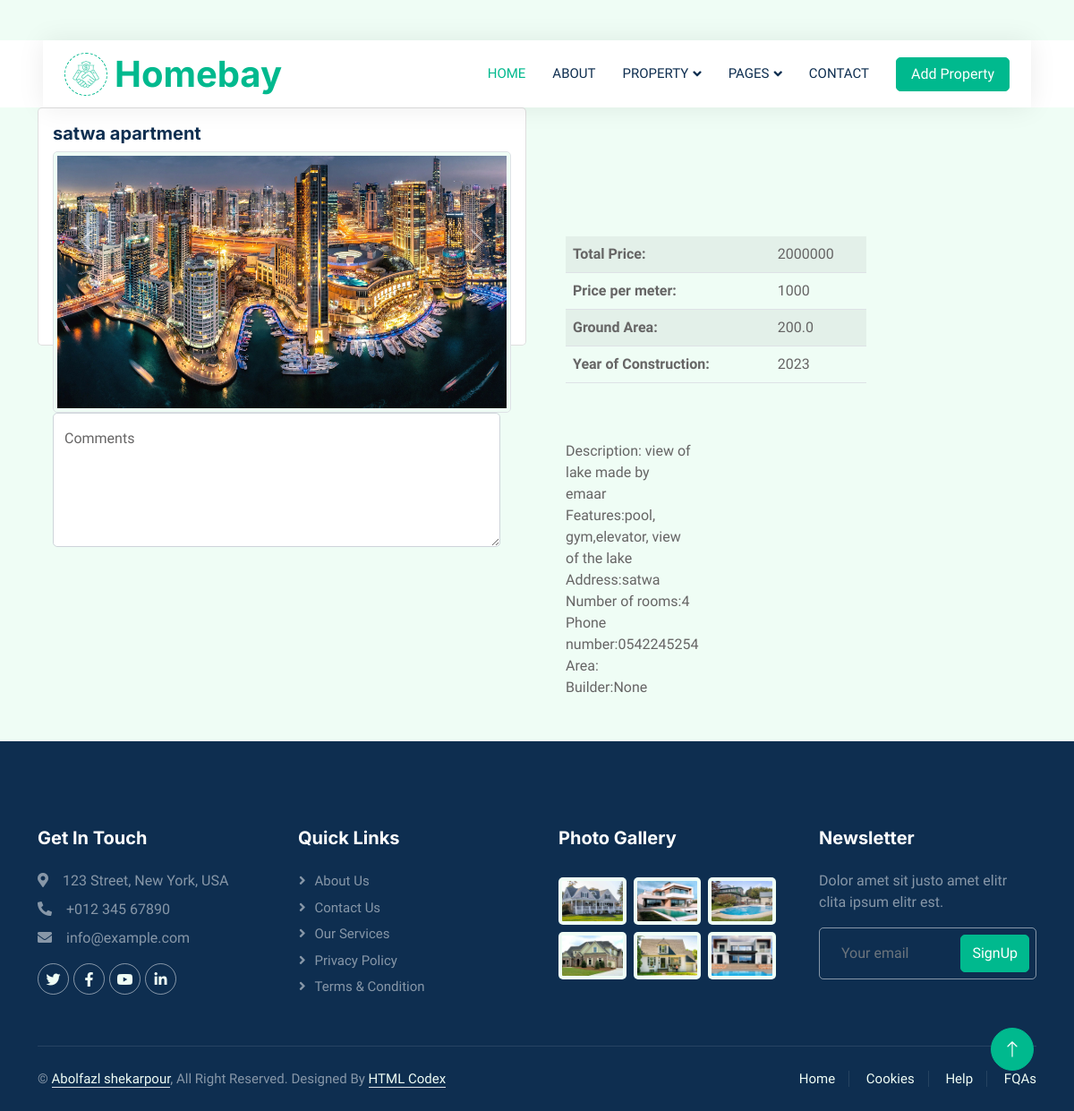
Page /detail/5/ on the committed database.
### RealState/models.py (models this page shows, shortened)
class Property(models.Model):
    title = models.CharField(max_length=200)
    description = models.TextField( max_length=2000)
    address = models.TextField(max_length=300)
    phone_number = models.CharField(max_length=10)
    Year_of_Construction= models.DecimalField(max_digits=4,decimal_places=0)
    Number_of_rooms= models.DecimalField(max_digits=2 ,decimal_places=0)
    Ground_Area=models.FloatField()
    Features=models.TextField(max_length=4000)
    Total_Price=models.DecimalField(max_digits=14,decimal_places=0)
    Price_per_meter=models.DecimalField(max_digits=14,decimal_places=0)
    area = models.ForeignKey(Area,on_delete=models.CASCADE)
    Builder = models.ForeignKey(Builder,on_delete=models.CASCADE,null=True, blank=True , related_name='builder')
    Bathroom = models.DecimalField(max_digits=2 ,decimal_places=0,default=0)
    class Meta:
        ordering = ['id']

class Property_Images(models.Model):
    picture = models.ImageField(null=True, blank=True , upload_to ='images')
    property = models.ForeignKey(Property,on_delete=models.CASCADE , related_name='pictures')

### RealState/views.py (the view)
# urls.py: path('detail/<int:pk>/', detail , name='detail'),
def detail(request,pk=None):
    property = get_object_or_404(Property , pk=pk)
    return render(request, 'detail.html',{'property': property})

### RealState/templates/detail.html (shortened to what this page needs)
{% extends 'base.html' %}
{% load humanize %}
{% block content %}
<section class="properties">
    <div class="container">
        <div class="row">
            <div class="col-md-6">
                <div class="card property-card">
                    <div class="card-body">
                        <h5 class="card-title">{{ property.title }}</h5>
                        <div id="propertyImageCarousel" class="carousel slide" data-bs-ride="carousel" style="width: 100%; height: 200px;">
                            <div class="carousel-inner">
                                {% for image in property.pictures.all %}
                                    <div class="carousel-item{% if forloop.first %} active{% endif %}">
                                        <img src="{{ image.picture.url }}" alt="Property Image" class="d-block w-100 img-thumbnail" />
                                    </div>
                                {% endfor %}
                            </div>
                            <button class="carousel-control-prev" type="button" data-bs-target="#propertyImageCarousel" data-bs-slide="prev">
                                <span class="carousel-control-prev-icon" aria-hidden="true"></span>
                            </button>
                            <button class="carousel-control-next" type="button" data-bs-target="#propertyImageCarousel" data-bs-slide="next">
                                <span class="carousel-control-next-icon" aria-hidden="true"></span>
                            </button>
                            <div class="col-md-4">
                           <div class="form-floating">
                              <textarea class="form-control"
                               placeholder="Leave a comment here"
                              id="floatingTextarea2"
                                style="width: 500px;
                                      height: 150px"></textarea>
                               <label for="floatingTextarea2">Comments</label>
                          </div>
                        </div>
                    </div>
                </div>
            </div>
        </div>
            <div class="col-md-4"><br /><br /><br /><br /><br /><br />
                <div style="text-align: left; margin-left: 20px;">
                    <table class="table table-striped" style="width: 100%;">
                        <tbody>
                            <tr>
                                <th>Total Price:</th>
                                <td>{{ property.Total_Price }}</td>
                            </tr>
                            <tr>
                                <th>Price per meter:</th>
                                <td>{{ property.Price_per_meter }}</td>
                            </tr>
                            <tr>
                                <th>Ground Area:</th>
                                <td>{{ property.Ground_Area }}</td>
                            </tr>
                            <tr>
                                <th>Year of Construction:</th>
                                <td>{{ property.Year_of_Construction }}</td>
                            </tr>
                        </tbody>
                    </table>
                    <div class="col-md-5"><br /><br />
                        Description: {{ property.description }}
                        <br />
                        Features:{{ property.Features }}
                        <br />
                        Address:{{ property.address }}
                        <br />
                        Number of rooms:{{ property.Number_of_rooms }}
                        <br />
                        Phone number:{{ property.phone_number }}
                        <br />
                        Area:{{ property.Area }}
                        <br />
                        Builder:{{ property.Builder }}
                    </div>
                </div>
            </div>
            </div>
        </div>
</section>
{% endblock %}

### RealState/static/css/style.css (style rules this page uses)
:root { --primary: #00B98E; --secondary: #FF6922; --light: #EFFDF5; --dark: #0E2E50; }

### rows in the picture
Property: title "satwa apartment", Total_Price "2000000", Price_per_meter "1000", Ground_Area "200.0", Year_of_Construction "2023", description "view of lake made by emaar", Features "pool, gym,elevator, view of the lake", address "satwa", Number_of_rooms "4", phone_number "0542245254", Builder "None"
Property_Images: picture (picture)
